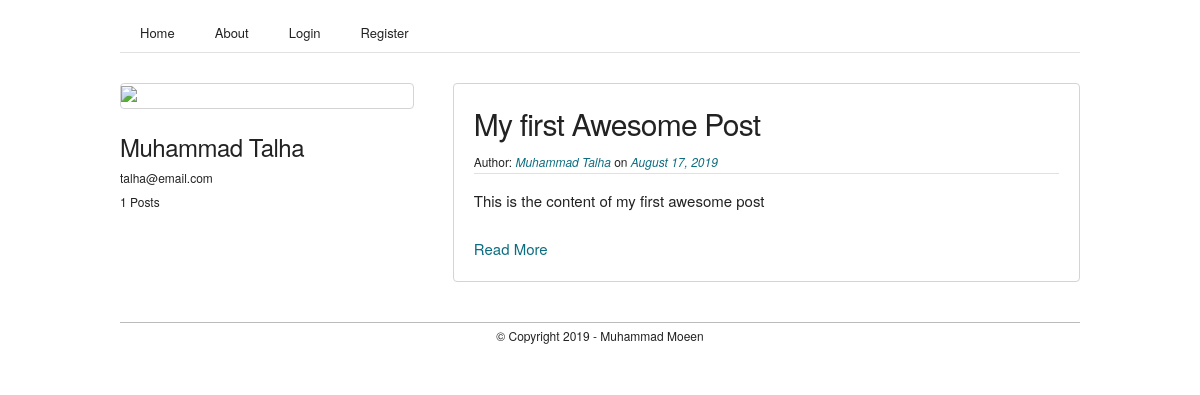
/profile/2, run on an earlier commit of the app's database.
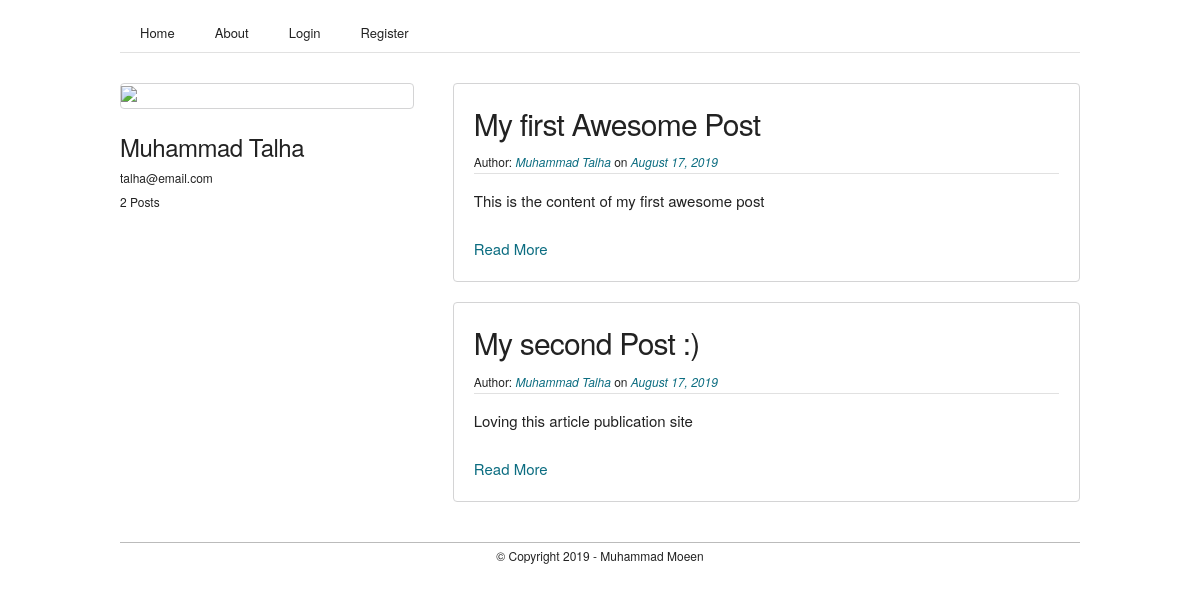
And on a later commit of the database.
### flaskblog/models.py (models this page shows, shortened)
class Post(db.Model):
    id = db.Column( db.Integer, primary_key = True )
    title = db.Column( db.String(200), nullable = False )
    date_posted = db.Column( db.DateTime, nullable = False, default = datetime.utcnow )
    content = db.Column( db.Text, nullable = False )
    user_id = db.Column( db.Integer, db.ForeignKey('user.id'), nullable = False )

class User(db.Model, UserMixin):
    id = db.Column( db.Integer, primary_key = True )
    name = db.Column( db.String(20), unique = True, nullable = False )
    email = db.Column( db.String(120), unique = True, nullable = False )
    image_file = db.Column( db.String(20), nullable = False, default = 'avatar.png' )
    password = db.Column( db.String(60), nullable = False )
    posts = db.relationship('Post', backref = 'author', lazy = True )

### flaskblog/routes.py (the view)
@app.route('/profile/<int:user_id>')
def profile(user_id):
    user = User.query.get_or_404(user_id)
    posts = user.posts
    total_posts = len(posts)
    image_file = url_for('static', filename=f'profile_pictures/{user.image_file}')
    return render_template('profile.html', title='Profile', image_file=image_file , posts=posts, total_posts=total_posts, user=user)

### flaskblog/templates/profile.html
{% extends 'layout.html' %}
{% block content %}
	<section class="section profile">
		<div class="container">
			<div class="one-third column user_details">
				<div class="box profile_pic">
					<img src="{{ image_file }}" style="width:100%">
				</div>
				<div>
					<h5>{{ user.name }}</h5>
					<small>{{ user.email }}</small>
					<br>
					<small>{{ total_posts }} Posts</small>
				</div>
			</div>
			<div class="two-thirds column user_posts">
				{% for post in posts %}
					<div class="box">
						<h4>{{ post.title }}</h4>
						<small>Author: <i><a href="{{ url_for('profile', user_id=post.author.id) }}">{% if post.author == current_user %}You{% else %}{{ post.author.name }}{% endif %}</a></i> on <i><a href="#">{{ post.date_posted.strftime('%B %d, %Y') }}</a></i></small>
						<hr>
						<p>{{ post.content }}</p>
						<br>
						<a href="{{ url_for('article', post_id=post.id) }}">Read More</a>
					</div>
				{% endfor %}
			</div>
		</div>
	</section>
{% endblock content %}

What changed in the data, as far as the page shows it:
added Post: title "My second Post :)", author.name "Muhammad Talha", date_posted "August 17, 2019", content "Loving this article publication site"
Also different on the page:
{{ total_posts }}: "1" → "2"
